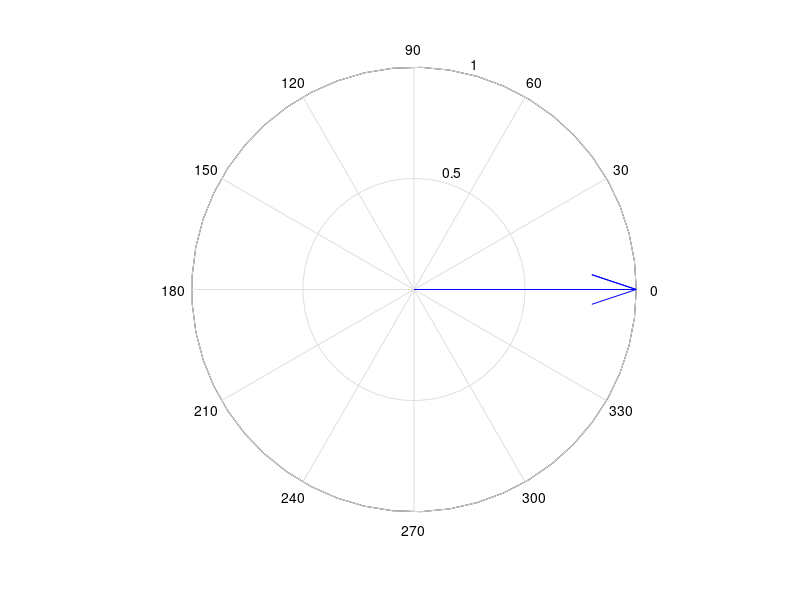

Here is the MATLAB script that generated this plot:
clc; close all;clear all;
t = 0: (2*pi) / 100: 2*pi; %Creating points
a = cos(t) + sin(t)*i;     %Finding the points 
for i=1:size(a,2)
  compass(a(i));
  drawnow;
end
